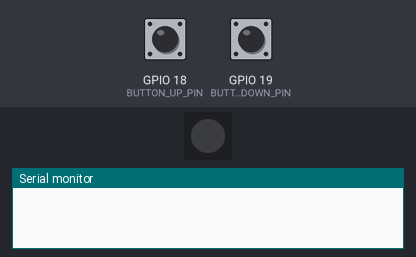
Simulated run of this program. Board: ESP32-S3. Shown: 1 RGB LEDs in strip order, left to right, the last lines printed to the serial monitor. The inputs (shaded band) are chosen by the test bench; at power-on: GPIO 18 (BUTTON_UP_PIN) HIGH, GPIO 19 (BUTTON_DOWN_PIN) HIGH.

Above: at 1.2 s.
1.3 s: GPIO 18 (BUTTON_UP_PIN) pulled LOW for 0.15 s
At 1.42 s:
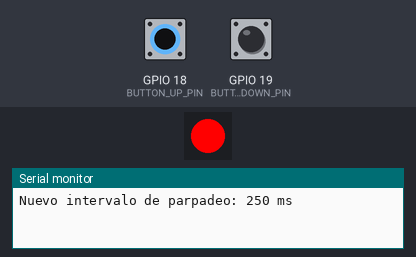
4.3 s: GPIO 19 (BUTTON_DOWN_PIN) pulled LOW for 0.15 s
Timing chart, 0 to 13.3 s (numbered marks = the images above; inputs shaded):
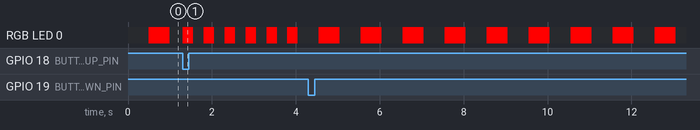

The program:

main.cpp
```cpp
#include <Arduino.h>
#include <Adafruit_NeoPixel.h>


// Configuración del NeoPixel
#define LED_PIN 48       // Pin donde está conectado el NeoPixel
#define NUMPIXELS 1     // Número de LEDs en la tira (en este caso, 1 LED)
Adafruit_NeoPixel strip(NUMPIXELS, LED_PIN, NEO_GRB + NEO_KHZ800);


// Configuración de los pulsadores
#define BUTTON_UP_PIN 18    // Pin para aumentar la frecuencia
#define BUTTON_DOWN_PIN 19  // Pin para disminuir la frecuencia


// Variables para el control de la frecuencia de parpadeo
volatile uint32_t blinkInterval = 500; // Frecuencia inicial de parpadeo (500 ms)
volatile bool updateBlink = false;     // Bandera para actualizar el parpadeo


// Variables para el filtrado de rebotes
volatile bool buttonUpPressed = false;
volatile bool buttonDownPressed = false;
uint32_t lastDebounceTime = 0;
const uint32_t debounceDelay = 50; // Tiempo de filtrado de rebotes (50 ms)


// Configuración del timer
hw_timer_t *timer = NULL;
portMUX_TYPE timerMux = portMUX_INITIALIZER_UNLOCKED;


// Función de servicio de interrupción (ISR) para el timer
void IRAM_ATTR onTimer() {
  portENTER_CRITICAL_ISR(&timerMux);


  // Leer los pulsadores con filtrado de rebotes
  if (digitalRead(BUTTON_UP_PIN) == LOW) {
    if (!buttonUpPressed && (millis() - lastDebounceTime) > debounceDelay) {
      buttonUpPressed = true;
      lastDebounceTime = millis();
      if (blinkInterval > 50) { // Limitar la frecuencia mínima
        blinkInterval = blinkInterval/2;    // Aumentar la frecuencia (reducir el intervalo)
        updateBlink = true;
      }
    }
  } else {
    buttonUpPressed = false;
  }


  if (digitalRead(BUTTON_DOWN_PIN) == LOW) {
    if (!buttonDownPressed && (millis() - lastDebounceTime) > debounceDelay) {
      buttonDownPressed = true;
      lastDebounceTime = millis();
      if (blinkInterval < 10000) { // Limitar la frecuencia máxima
        blinkInterval = blinkInterval *2;     // Disminuir la frecuencia (aumentar el intervalo)
        updateBlink = true;
      }
    }
  } else {
    buttonDownPressed = false;
  }


  portEXIT_CRITICAL_ISR(&timerMux);
}


void setup() {
  Serial.begin(115200);


  // Configurar los pines de los pulsadores como entradas con pull-up
  pinMode(BUTTON_UP_PIN, INPUT_PULLUP);
  pinMode(BUTTON_DOWN_PIN, INPUT_PULLUP);


  // Inicializar el NeoPixel
  strip.begin();
  strip.show(); // Apagar todos los LEDs al inicio


  // Configurar el timer para leer los pulsadores
  timer = timerBegin(0, 80, true); // Temporizador 0, preescalador de 80, contar hacia arriba
  timerAttachInterrupt(timer, &onTimer, true); // Adjuntar la ISR al temporizador
  timerAlarmWrite(timer, 10000, true); // Configurar alarma para 10,000 microsegundos (10 ms)
  timerAlarmEnable(timer); // Habilitar la alarma
}


void loop() {
  static uint32_t lastBlinkTime = 0;
  static bool ledState = false;


  // Controlar el parpadeo del NeoPixel
  if (millis() - lastBlinkTime >= blinkInterval) {
    lastBlinkTime = millis();
    ledState = !ledState; // Alternar el estado del LED


    if (ledState) {
      strip.setPixelColor(0, strip.Color(255, 0, 0)); // Encender en rojo
    } else {
      strip.setPixelColor(0, strip.Color(0, 0, 0)); // Apagar
    }
    strip.show();
  }


  // Mostrar la frecuencia actual en el monitor serie
  if (updateBlink) {
    updateBlink = false;
    Serial.printf("Nuevo intervalo de parpadeo: %u ms\n", blinkInterval);
  }
}
```
